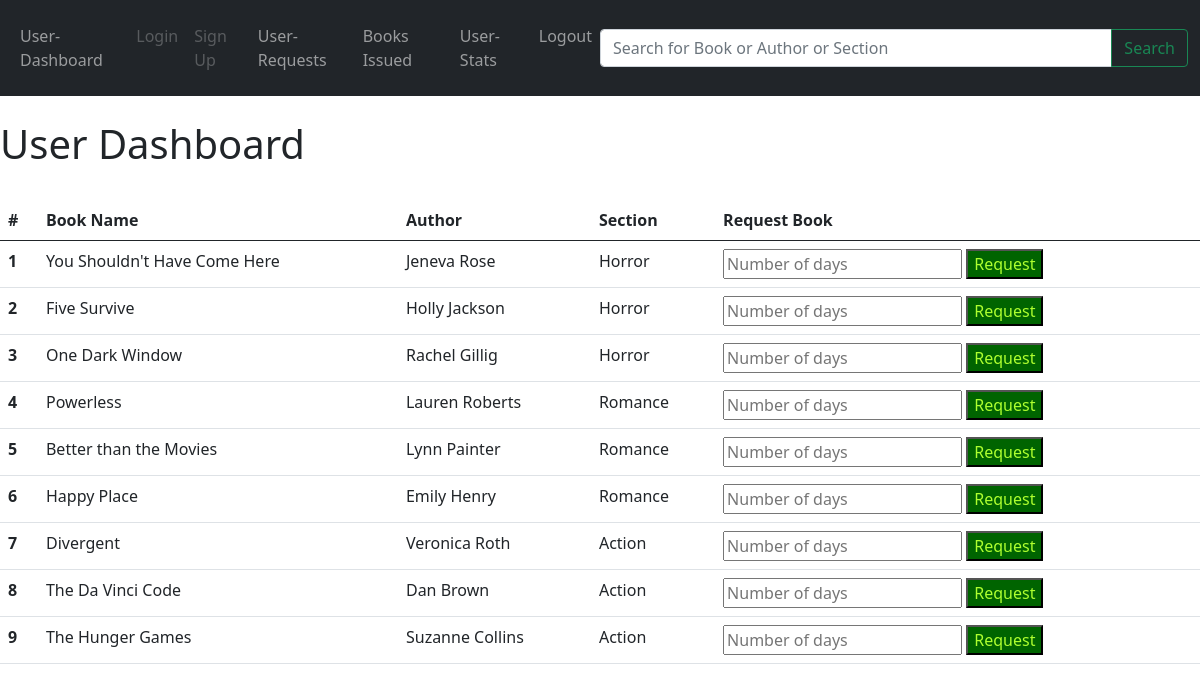
The app's page /userdb (signed in) with its own data.
### models.py (models this page shows, shortened)
class Books(db.Model):
    id = db.Column(db.Integer, primary_key=True)
    name = db.Column(db.String(150))
    content = db.Column(db.String(500))
    author = db.Column(db.String(1000))
    date_added = db.Column(db.DateTime, default = datetime.utcnow)
    section_name = db.Column(db.String(150), db.ForeignKey('section.name'))
    section = db.relationship('Section', back_populates='books')
    bookrequest = db.relationship('BookRequest', back_populates='books', cascade='all, delete-orphan')

### Library/books/routes.py (the view)
@app.route('/userdb', methods=['GET', 'POST'])
@login_required
def userdb():
    books = Books.query.order_by(desc(Books.date_added)).all()
    return render_template("userdashboard.html", books = books)

### Library/user/routes.py (called while the page is built)
@login_manager.user_loader
def load_user(user_id):
    return Users.query.get(user_id)

### Library/templates/userdashboard.html (shortened to what this page needs)
{% extends 'base.html' %}
{% block body %}
<br><h1>User Dashboard</h1>
<br>
<table class="table">
    <thead>
      <tr>
        <th scope="col">#</th>
        <th scope="col">Book Name</th>
        <th scope="col">Author</th>
        <th scope="col">Section</th>
        <th scope="col">Request Book</th>
      </tr>
    </thead>
    <tbody>
        {% for i in books %}
      <tr>
        <th scope="row">{{loop.index}}</th>
        <td>{{i.name}}</td>
        <td>{{i.author}}</td>
        <td>{{i.section_name}}</td>
        <td><form class="form-inline my-2 my-lg-0" method="post" action="{{ url_for('request_book') }}">
          <input type="number" name="Ndays" placeholder="Number of days" required>
          <input class="bttn" type = "submit" value="Request">
        </form></td>
      </tr>
      {% endfor %}
    </tbody>
  </table>
{% endblock %}

### Library/templates/base.html (shortened to what this page needs)
<!DOCTYPE html>
<html>
  <head>
    <link href="https://cdn.jsdelivr.net/npm/bootstrap@5.0.2/dist/css/bootstrap.min.css" rel="stylesheet">
  </head>
  <body>
  <nav class="navbar navbar-expand-xl navbar-dark bg-dark justify-content-between">
    <div class="container-fluid">
      <div class="navbar" id="navbar" style="width: 100%;">
        <div class="navbar-nav" style="width:50%">
          {% if current_user.is_authenticated %}
          <a class="nav-item nav-link" id="home" href="/userdb">User-Dashboard</a>
          <a class="nav-item nav-link disabled" id="login" href="/login">Login</a>
          <a class="nav-item nav-link  disabled" id="signUp" href="/signup">Sign Up</a>
          <a class="nav-item nav-link" id="userreq" href="/userreq/{{current_user.id}}">User-Requests</a>
          <a class="nav-item nav-link" id="uissued" href="/userissued/{{current_user.id}}">Books Issued</a>
          <a class="nav-item nav-link" id="ustats" href="/userstats/{{current_user.id}}">User-Stats</a>
          <a class="nav-item nav-link" id="logout" href="/logout">Logout</a>
          {% endif %}
        </div>
        <div class="col-md-6" style="width:50%">
          <form class="form-inline" method="post" action="{{url_for('sresult')}}">
            <div class="input-group">
              <input style="width: 50%;" class="form-control mr-sm-2" type="search" onfocus="this.value=''" placeholder="Search for Book or Author or Section" id="query" name="query" aria-label="Search">
              <button class="btn btn-outline-success my-2 my-sm-0" type="submit">Search</button>
            </div>
          </form>
        </div>
      </div>
    </div>
  </nav>
    {% block body %} {% endblock %}
  </body>
</html>

### Library/templates/userdashboard.html (style rules this page uses)
.bttn { background-color: darkgreen; color: greenyellow; }

### records on screen
Books: name "You Shouldn't Have Come Here", author "Jeneva Rose", section_name "Horror"
Books: name "Five Survive", author "Holly Jackson", section_name "Horror"
Books: name "One Dark Window", author "Rachel Gillig", section_name "Horror"
Books: name "Powerless", author "Lauren Roberts", section_name "Romance"
Books: name "Better than the Movies", author "Lynn Painter", section_name "Romance"
Books: name "Happy Place", author "Emily Henry", section_name "Romance"
Books: name "Divergent", author "Veronica Roth", section_name "Action"
Books: name "The Da Vinci Code", author "Dan Brown", section_name "Action"
Books: name "The Hunger Games", author "Suzanne Collins", section_name "Action"
